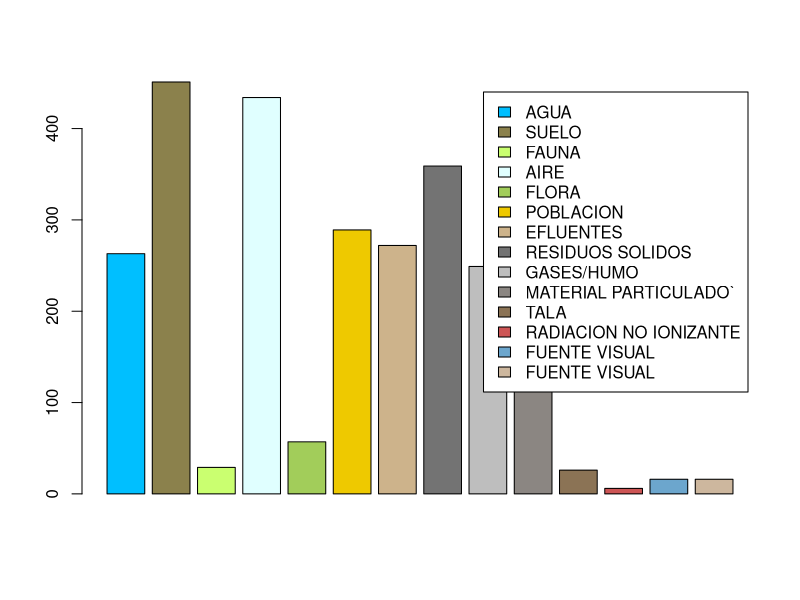
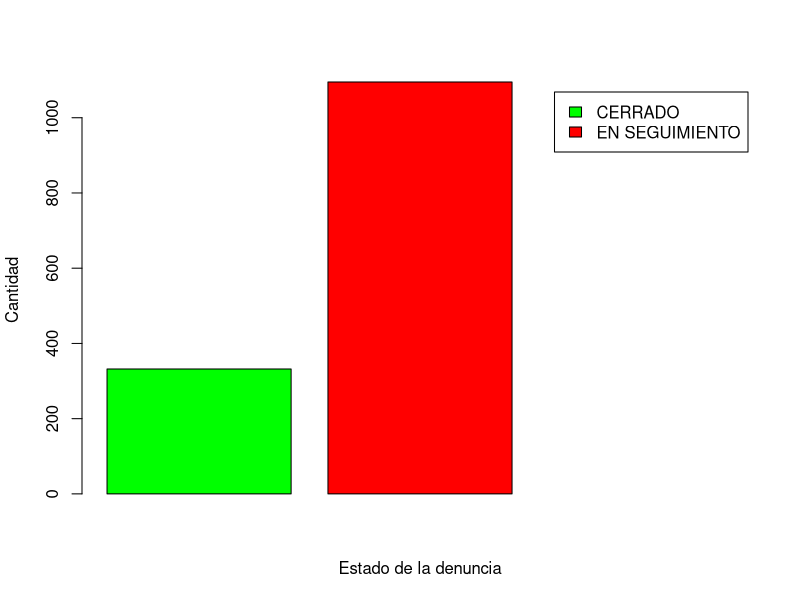
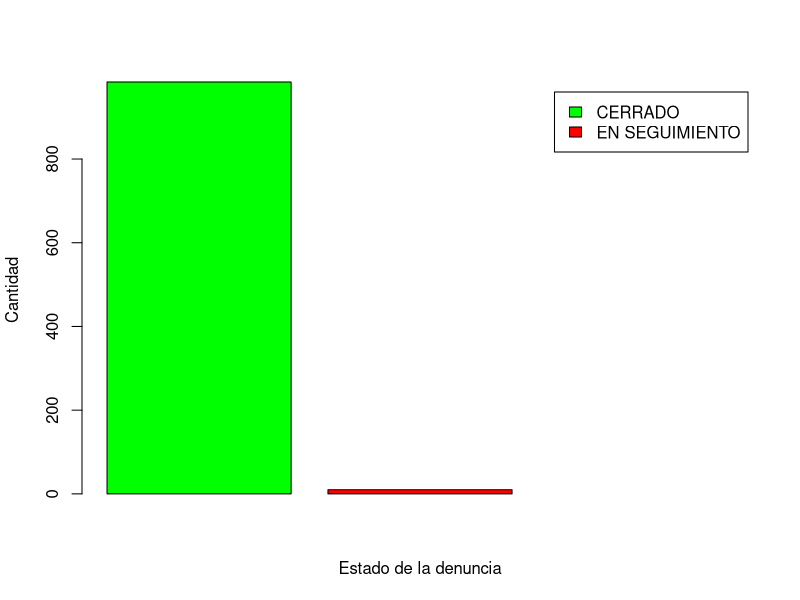
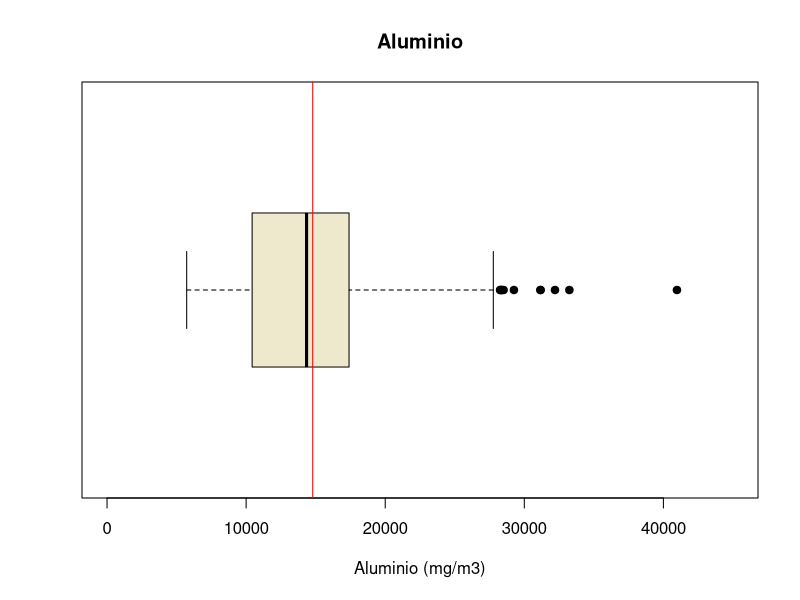
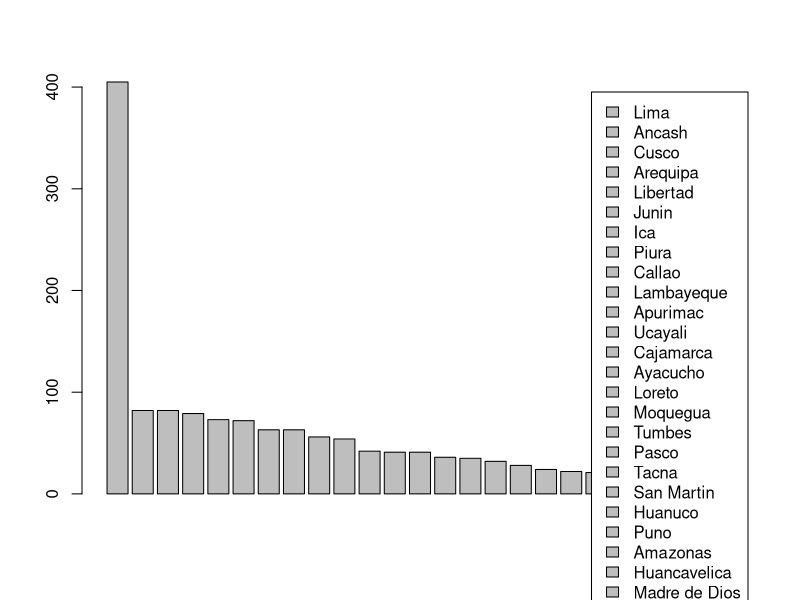
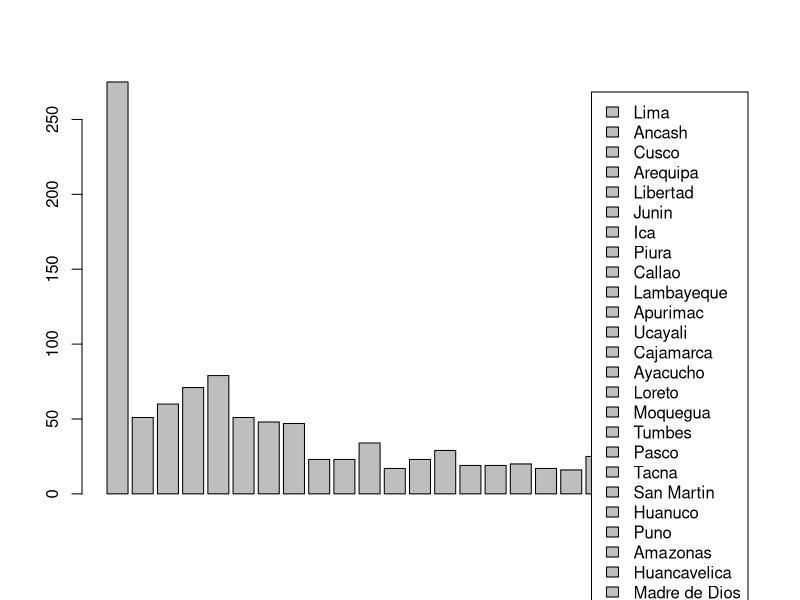

Recreate these plots in R, in order.
## ---- chunk 1
rm(list=ls()) 
## ---- chunk 2
library(readr)
library(dplyr)

## ---- chunk 3
DD1920 <- read_csv("Denuncias1920.csv")
DD18 <- read_csv("Denuncias-18.csv")
CAS <- read_csv("CAS.csv")
## ---- chunk 4

Obs <- c("Observaciones","Observaciones incompletas","Datos faltantes", "Variables Totales")
N <- c(nrow(DD18),sum(!complete.cases(DD18)),sum(is.na(DD18)), ncol(DD18) )
OB1 <- data.frame(Obs,N)
OB1
## ---- chunk 5

Obs3 <- c("Observaciones","Observaciones incompletas","Datos faltantes", "Variables Totales")
N3 <- c(nrow(DD1920),sum(!complete.cases(DD1920)),sum(is.na(DD1920)), ncol(DD1920) )
OB3 <- data.frame(Obs3,N3)
OB3
## ---- chunk 6

Obs2 <- c("Observaciones","Observaciones incompletas","Datos faltantes", "Variables Totales")
N2 <- c(nrow(CAS),sum(!complete.cases(CAS)),sum(is.na(CAS)), ncol(CAS))
OB2 <- data.frame(Obs2,N2)
OB2
## ---- chunk 7
Variables <- c("Departamento", "Provincia" ,"Distrito", "Actividad económica","Tipo de contaminacion","ESTE","NORTE","Aluminio",	"Antimonio",	"Arsénico",	"Bario",	"Berilio",	"Bismuto",	"Boro",	"Cadmio")
`Tipo_de_Variable` <- c("Nominal","Nominal","Nominal","Nominal","Nominal","Discretas","Discretas","Discretas","Discretas","Discretas","Discretas","Discretas","Discretas","Discretas","Discretas")


ED <- data.frame(Variables,`Tipo_de_Variable`)
ED
## ---- chunk 8
tipo <- c("AGUA","SUELO","FAUNA","AIRE","FLORA","POBLACION","EFLUENTES","RESIDUOS SOLIDOS","GASES/HUMO","MATERIAL PARTICULADO`","TALA","RADIACION NO IONIZANTE","FUENTE VISUAL","FUENTE VISUAL")

cantidad <- c(sum(DD1920$AGUA),
sum(DD1920$SUELO),sum(DD1920$FAUNA),sum(DD1920$AIRE),
sum(DD1920$FLORA),sum(DD1920$POBLACION),sum(DD1920$EFLUENTES),sum(DD1920$`RESIDUOS SOLIDOS`),sum(DD1920$`GASES/HUMO`),sum(DD1920$`MATERIAL PARTICULADO`),sum(DD1920$TALA),sum(DD1920$`RADIACION NO IONIZANTE`),sum(DD1920$`FUENTE VISUAL`),sum(DD1920$`FUENTE VISUAL`))

colores <- c("deepskyblue1","lightgoldenrod4","darkolivegreen1", "lightcyan","darkolivegreen3","gold2","navajowhite3","gray45","gray","seashell4","burlywood4", "indianred3", "skyblue3", "bisque3")

DDA<-data.frame(tipo, cantidad)
barplot(DDA[1:14,2],legend=c("AGUA","SUELO","FAUNA","AIRE","FLORA","POBLACION","EFLUENTES","RESIDUOS SOLIDOS","GASES/HUMO","MATERIAL PARTICULADO`","TALA","RADIACION NO IONIZANTE","FUENTE VISUAL","FUENTE VISUAL"), col =colores)
## ---- chunk 9
estado <- c("Cerrado", "En Seguimiento")
cantidad_d <- c(sum(DD18$ESTADO == "CERRADA"),sum(DD18$ESTADO == "EN SEGUIMIENTO"))
color <- c("green", "red")
DDS<-data.frame(estado, cantidad_d)
DDS
barplot(DDS[1:3,2], legend = c("CERRADO", "EN SEGUIMIENTO"), col = color, xlab = "Estado de la denuncia", ylab = "Cantidad")
## ---- chunk 10
estado_19 <- c("Cerrado", "En Seguimiento")
cantidad_d_19 <- c(sum(DD1920$ESTADO == "CERRADA"),sum(DD1920$ESTADO == "EN SEGUIMIENTO"))
color <- c("green", "red")
DDS_19<-data.frame(estado_19, cantidad_d_19)
barplot(DDS_19[1:3,2], legend = c("CERRADO", "EN SEGUIMIENTO"), col = color, xlab = "Estado de la denuncia", ylab = "Cantidad")
## ---- chunk 11
boxplot(CAS$Aluminio, horizontal = TRUE, main = "Aluminio", col="cornsilk2", xlab= "Aluminio (mg/m3)",pch= 19, ylim=c(0,45000) )
abline(v = mean(CAS$Aluminio, na.rm = TRUE, ), col = "red")
mean(CAS$Aluminio, na.rm=TRUE, col="red")
median(CAS$Aluminio, na.rm=TRUE)
## ---- chunk 12
#DEnuncias 2018

DEP18 <- c("Lima","Ancash","Cusco", "Arequipa","Libertad", "Junin","Ica","Piura","Callao","Lambayeque","Apurimac","Ucayali","Cajamarca","Ayacucho","Loreto" ,"Moquegua","Tumbes","Pasco","Tacna","San Martin","Huanuco","Puno","Amazonas","Huancavelica","Madre de Dios")

CAN18 <- c(sum(DD18$DEPARTAMENTO == "LIMA"),sum(DD18$DEPARTAMENTO == "ANCASH"),sum(DD18$DEPARTAMENTO == "CUSCO"),sum(DD18$DEPARTAMENTO == "AREQUIPA"),sum(DD18$DEPARTAMENTO == "LA LIBERTAD"),sum(DD18$DEPARTAMENTO == "JUNIN"),sum(DD18$DEPARTAMENTO == "ICA"),sum(DD18$DEPARTAMENTO == "PIURA"),sum(DD18$DEPARTAMENTO == "CALLAO"),sum(DD18$DEPARTAMENTO == "LAMBAYEQUE"),sum(DD18$DEPARTAMENTO == "APURIMAC"),sum(DD18$DEPARTAMENTO == "UCAYALI"),sum(DD18$DEPARTAMENTO == "CAJAMARCA"),sum(DD18$DEPARTAMENTO == "AYACUCHO"),sum(DD18$DEPARTAMENTO == "LORETO"),sum(DD18$DEPARTAMENTO == "MOQUEGUA"),sum(DD18$DEPARTAMENTO == "TUMBES"),sum(DD18$DEPARTAMENTO == "PASCO"),sum(DD18$DEPARTAMENTO == "TACNA"),sum(DD18$DEPARTAMENTO == "SAN MARTIN"),sum(DD18$DEPARTAMENTO == "HUANUCO"),sum(DD18$DEPARTAMENTO == "PUNO"),sum(DD18$DEPARTAMENTO == "AMAZONAS"),sum(DD18$DEPARTAMENTO == "HUANCAVELICA"),sum(DD18$DEPARTAMENTO == "MADRE DE DIOS"))

Tabla18 <- data.frame(DEP18,CAN18)
Tabla18


## ---- chunk 13
barplot(Tabla18[1:25,2],legend=c("Lima","Ancash","Cusco", "Arequipa","Libertad", "Junin","Ica","Piura","Callao","Lambayeque","Apurimac","Ucayali","Cajamarca","Ayacucho","Loreto" ,"Moquegua","Tumbes","Pasco","Tacna","San Martin","Huanuco","Puno","Amazonas","Huancavelica","Madre de Dios"))
## ---- chunk 14
#denuncias 2019-2020

DEP1920 <- c("Lima","Ancash","Cusco", "Arequipa","Libertad", "Junin","Ica","Piura","Callao","Lambayeque","Apurimac","Ucayali","Cajamarca","Ayacucho","Loreto" ,"Moquegua","Tumbes","Pasco","Tacna","San Martin","Huanuco","Puno","Amazonas","Huancavelica","Madre de Dios")

CAN1920 <- c(sum(DD1920$DEPARTAMENTO == "LIMA"),sum(DD1920$DEPARTAMENTO == "ANCASH"),sum(DD1920$DEPARTAMENTO == "CUSCO"),sum(DD1920$DEPARTAMENTO == "AREQUIPA"),sum(DD1920$DEPARTAMENTO == "LA LIBERTAD"),sum(DD1920$DEPARTAMENTO == "JUNIN"),sum(DD1920$DEPARTAMENTO == "ICA"),sum(DD1920$DEPARTAMENTO == "PIURA"),sum(DD1920$DEPARTAMENTO == "CALLAO"),sum(DD1920$DEPARTAMENTO == "LAMBAYEQUE"),sum(DD1920$DEPARTAMENTO == "APURIMAC"),sum(DD1920$DEPARTAMENTO == "UCAYALI"),sum(DD1920$DEPARTAMENTO == "CAJAMARCA"),sum(DD1920$DEPARTAMENTO == "AYACUCHO"),sum(DD1920$DEPARTAMENTO == "LORETO"),sum(DD1920$DEPARTAMENTO == "MOQUEGUA"),sum(DD1920$DEPARTAMENTO == "TUMBES"),sum(DD1920$DEPARTAMENTO == "PASCO"),sum(DD1920$DEPARTAMENTO == "TACNA"),sum(DD1920$DEPARTAMENTO == "SAN MARTIN"),sum(DD1920$DEPARTAMENTO == "HUANUCO"),sum(DD1920$DEPARTAMENTO == "PUNO"),sum(DD1920$DEPARTAMENTO == "AMAZONAS"),sum(DD1920$DEPARTAMENTO == "HUANCAVELICA"),sum(DD1920$DEPARTAMENTO == "MADRE DE DIOS"))

Tabla1920 <- data.frame(DEP1920,CAN1920)
Tabla1920

## ---- chunk 15
barplot(Tabla1920[1:25,2],legend=c("Lima","Ancash","Cusco", "Arequipa","Libertad", "Junin","Ica","Piura","Callao","Lambayeque","Apurimac","Ucayali","Cajamarca","Ayacucho","Loreto" ,"Moquegua","Tumbes","Pasco","Tacna","San Martin","Huanuco","Puno","Amazonas","Huancavelica","Madre de Dios"))
